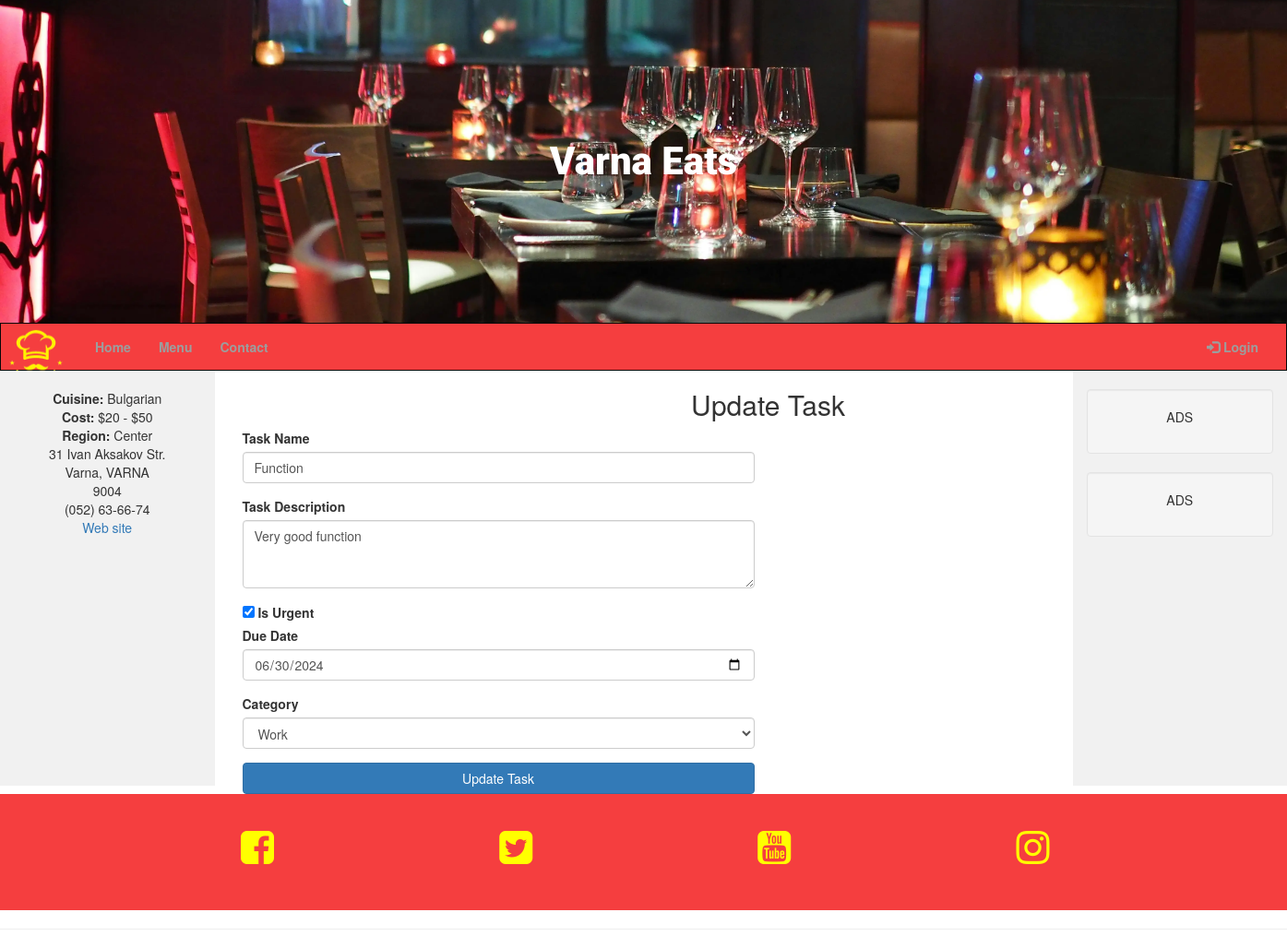
The app's page /update_task/1, older data.
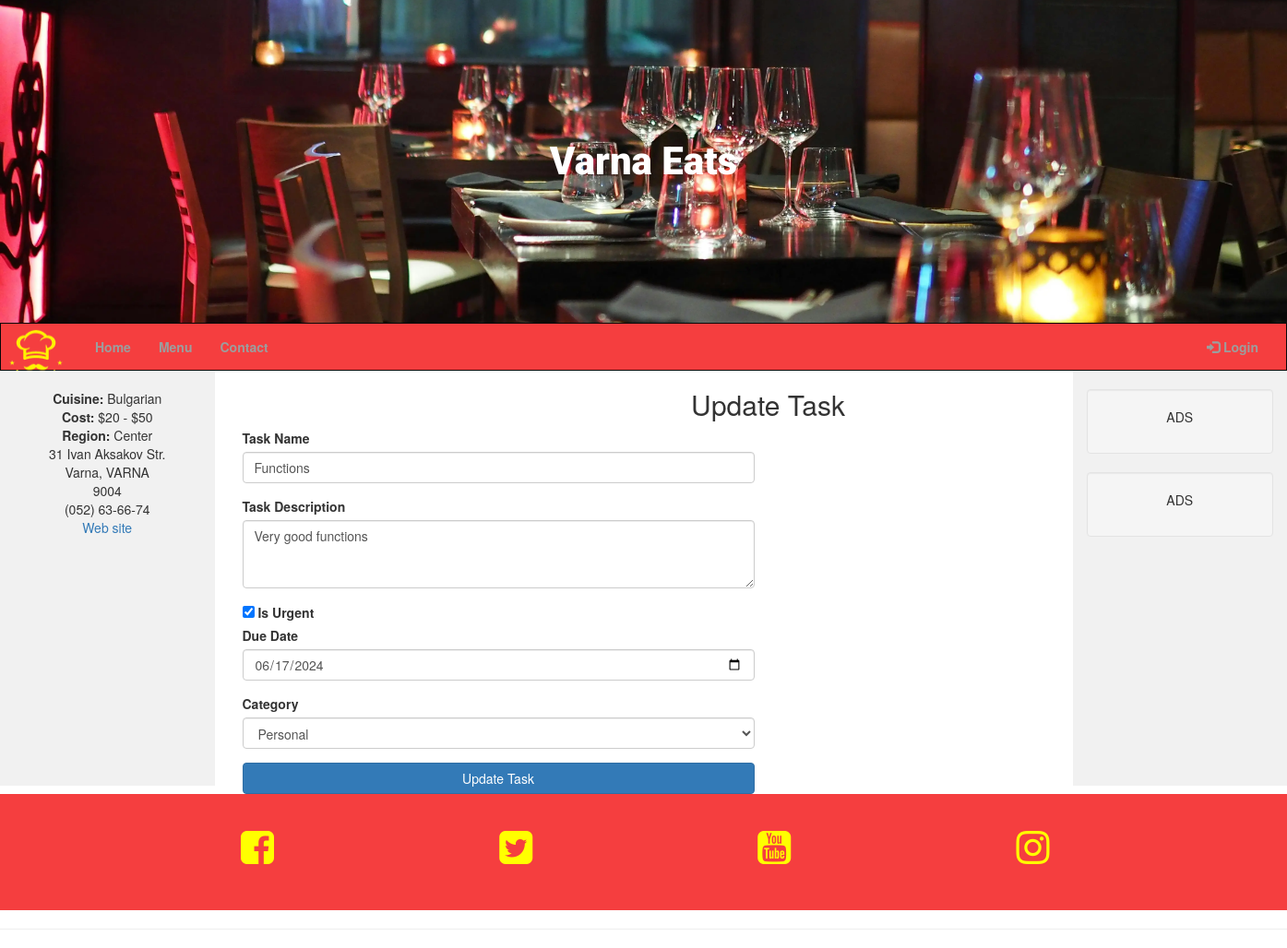
The same page, newer data.
### run.py (models this page shows, shortened)
class Task(db.Model):
    id = db.Column(db.Integer, primary_key=True)
    task_name = db.Column(db.String(50), unique=True, nullable=False)
    task_description = db.Column(db.Text, nullable=False)
    is_urgent = db.Column(db.Boolean, default=False, nullable=False)
    due_date = db.Column(db.Date, nullable=False)
    category_id = db.Column(db.Integer, db.ForeignKey("category.id", ondelete="CASCADE"), nullable=False)

class Category(db.Model):
    id = db.Column(db.Integer, primary_key=True)
    category_name = db.Column(db.String(25), unique=True, nullable=False)
    tasks = db.relationship("Task", backref="category", cascade="all, delete", lazy=True)

### run.py (the view, shortened to what this page needs)
@app.route("/update_task/<int:task_id>", methods=["GET", "POST"])
def update_task(task_id):
    task = Task.query.get_or_404(task_id)
    categories = Category.query.all()
    return render_template("update_task.html", task=task, categories=categories)

### taskmanager/templates/update_task.html
{% extends "base.html" %}
{% block content %}
<div class="container mt-5">
    <h2 class="text-center">Update Task</h2>
    <form method="post" action="{{ url_for('update_task', task_id=task.id) }}">
        <div class="row justify-content-center">
            <div class="col-md-6">
                <div class="form-group">
                    <label for="task_name">Task Name</label>
                    <input type="text" class="form-control" name="task_name" id="task_name" value="{{ task.task_name }}" required>
                </div>
                <div class="form-group">
                    <label for="task_description">Task Description</label>
                    <textarea class="form-control" name="task_description" id="task_description" rows="3" required>{{ task.task_description }}</textarea>
                </div>
                <div class="form-check mb-3">
                    <input type="checkbox" class="form-check-input" name="is_urgent" id="is_urgent" {% if task.is_urgent %}checked{% endif %}>
                    <label class="form-check-label" for="is_urgent">Is Urgent</label>
                </div>
                <div class="form-group">
                    <label for="due_date">Due Date</label>
                    <input type="date" class="form-control" name="due_date" id="due_date" value="{{ task.due_date }}" required>
                </div>
                <div class="form-group">
                    <label for="category_id">Category</label>
                    <select class="form-control" name="category_id" id="category_id" required>
                        {% for category in categories %}
                            <option value="{{ category.id }}" {% if category.id == task.category_id %}selected{% endif %}>
                                {{ category.category_name }}
                            </option>
                        {% endfor %}
                    </select>
                </div>
                <button type="submit" class="btn btn-primary btn-block">Update Task</button>
            </div>
        </div>
    </form>
</div>
{% endblock %}

Row changes from the older to the newer data that the page shows:
changed Task: task_name "Function" → "Functions"; task_description "Very good function" → "Very good functions"; due_date "06/30/2024" → "06/17/2024"; category_id "Work" → "Personal"
